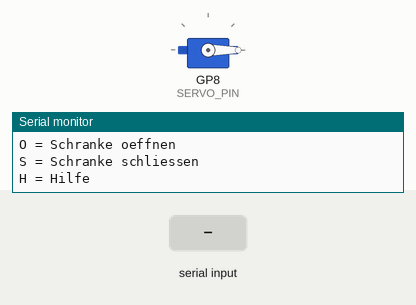
Simulated run of this program. Board: Raspberry Pi Pico W. Shown: servo, the last lines printed to the serial monitor. The inputs (shaded band) are chosen by the test bench.

Above: at 4.2 s.
4.3 s: "O\n" received over Serial
At 5.2 s:
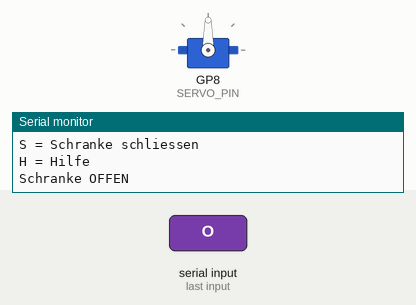
5.8 s: "S\n" received over Serial
At 6.4 s:
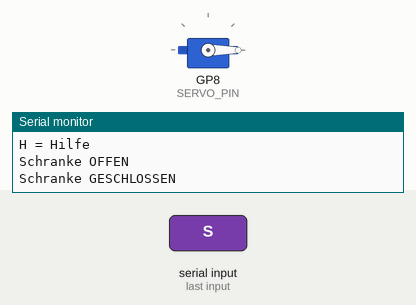
Timing chart, 0 to 8.8 s (numbered marks = the images above; inputs shaded):
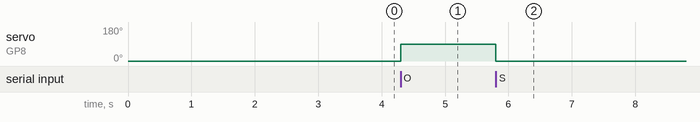

Measured:
- after the input at 4.3 s, servo on GP8 (SERVO_PIN): 0° → 90° at once
- after the input at 5.8 s, servo on GP8 (SERVO_PIN): 90° → 0° at once

The program:

main.cpp
```cpp
#include <Arduino.h>
#include <Servo.h>

const int SERVO_PIN = 8;

Servo schrankenServo;

const int WINKEL_GESCHLOSSEN = 0;
const int WINKEL_OFFEN = 90;

bool schrankeOffen = false;

void setup() {
    Serial.begin(115200);
    delay(2000);

    schrankenServo.attach(SERVO_PIN);
    schrankenServo.write(WINKEL_GESCHLOSSEN);
    delay(1000);

    Serial.println("PARKSYSTEM - PICO 2 SCHRANKE");
    Serial.println("O = Schranke oeffnen");
    Serial.println("S = Schranke schliessen");
    Serial.println("H = Hilfe");
}

void loop() {
    if (Serial.available() > 0) {
        String befehl = Serial.readStringUntil('\n');
        befehl.trim();
        befehl.toUpperCase();

        if (befehl == "O") {
            schrankenServo.write(WINKEL_OFFEN);
            schrankeOffen = true;
            Serial.println("Schranke OFFEN");
        } else if (befehl == "S") {
            schrankenServo.write(WINKEL_GESCHLOSSEN);
            schrankeOffen = false;
            Serial.println("Schranke GESCHLOSSEN");
        } else if (befehl == "H") {
            Serial.println("O = Oeffnen, S = Schliessen, H = Hilfe");
        } else {
            Serial.println("Unbekannter Befehl");
        }
    }
}
```
